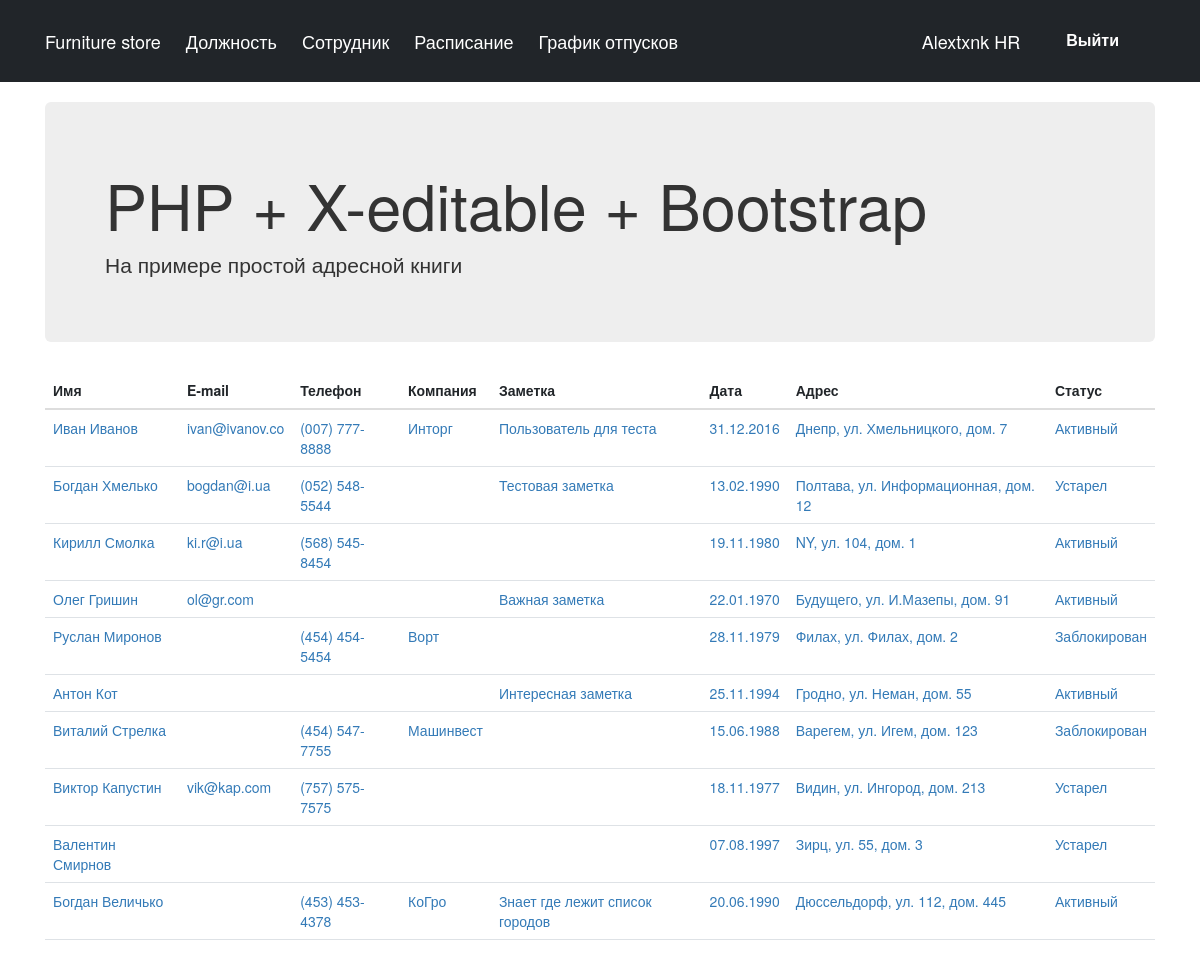
The page /111.php (signed in) on the database its author committed.
### tables this page shows
CREATE TABLE IF NOT EXISTS `people` (
  `id` int(11) NOT NULL,
  `name` varchar(255) NOT NULL,
  `email` varchar(255) NOT NULL,
  `phone` varchar(255) NOT NULL,
  `company` varchar(255) NOT NULL,
  `note` text NOT NULL,
  `status` varchar(255) NOT NULL,
  `date` int(11) NOT NULL,
  `address` varchar(255) NOT NULL
);

### includes/functions.php (called while the page is built, shortened)
<?php
function get_url($page = ''){
   return HOST . "/$page";
}

### 111.php (the view, shortened to what this page needs)
<?php
    include_once "includes/header.php";
?>
<!DOCTYPE html>
<html lang="ru">
<head>
    <link rel="stylesheet" href="https://maxcdn.bootstrapcdn.com/bootstrap/3.3.7/css/bootstrap.min.css">
    <link href="css/address.css" rel="stylesheet">
    <link href="//cdnjs.cloudflare.com/ajax/libs/x-editable/1.5.0/bootstrap3-editable/css/bootstrap-editable.css" rel="stylesheet"/>
</head>
<body>
<div class="container">
    <div class="jumbotron">
        <h1>PHP + X-editable + Bootstrap</h1>
        <p>На примере простой адресной книги</p>
    </div>
    <?php
    $link = mysqli_connect(
        'localhost',
        'root',
        '',
        'x-editable1');
    if ($result = mysqli_query($link, 'SELECT * FROM people ORDER BY id')) {
        echo '<table class="table">' .
            '<thead>' .
            '<tr>' .
            '<th>Имя</th>' .
            '<th>E-mail</th>' .
            '<th>Телефон</th>' .
            '<th>Компания</th>' .
            '<th>Заметка</th>' .
            '<th>Дата</th>' .
            '<th>Адрес</th>' .
            '<th>Статус</th>' .
            '</tr>' .
            '</thead>';
        while( $row = mysqli_fetch_assoc($result) ){
            echo '<tr>' .
                '<td><a href="#" class="people-editable" data-name="name" data-type="text" data-title="Имя" data-pk="' . $row['id'] . '" data-url="ajax.php" >' . $row['name'] . '</a></td>' .
                '<td><a href="#" class="people-email-editable" data-name="email" data-type="text" data-pk="' . $row['id'] . '" data-url="ajax.php" >' . $row['email'] . '</a></td>' .
                '<td><a href="#" class="people-phone-editable" data-name="phone" data-type="text" data-pk="' . $row['id'] . '" data-url="ajax.php" >' . $row['phone'] . '</a></td>' .
                '<td><a href="#" class="people-editable" data-name="company" data-type="text" data-pk="' . $row['id'] . '" data-url="ajax.php" >' . $row['company'] . '</a></td>' .
                '<td><a href="#" class="people-editable" data-name="note" data-type="textarea" data-pk="' . $row['id'] . '" data-url="ajax.php" >' . $row['note'] . '</a></td>' .
                '<td><a href="#" class="people-date-editable" data-name="date" data-type="date" data-type="text" data-pk="' . $row['id'] . '" data-url="ajax.php" >' . date('d.m.Y', $row['date']) . '</a></td>' .
                '<td><a href="#" class="people-address-editable" data-name="address" data-type="address" data-pk="' . $row['id'] . '" data-url="ajax.php" >' . $row['address'] . '</a></td>' .
                '<td><a href="#" class="people-status-editable" data-name="status" data-type="select" data-pk="' . $row['id'] . '" data-url="ajax.php" >' . $row['status'] . '</a></td>' .
                '</tr>';
        }
        echo '</table>';
    }
    ?>
</div>
</body>
</html>

### includes/header.php (shortened to what this page needs)
<?php
	include_once "includes/functions.php";
?>
<!doctype html>
<html lang="ru">
<head>
	<link href="https://cdn.jsdelivr.net/npm/bootstrap@5.1.2/dist/css/bootstrap.min.css" rel="stylesheet">
	<link rel="stylesheet" href="css/header.css" />
	<link href="css/bootstrap.css" rel="stylesheet">
<link href="css/address.css" rel="stylesheet">
<link href="css/bootstrap-editable.css" rel="stylesheet"/>
</head>
<body>
	<header>
		<nav class="navbar navbar-expand-lg navbar-dark bg-dark" style="border-radius: 0px;">
			<div class="container">
				<a class = "navbar-brand active" href="<?php echo get_url(); ?>"><?php echo SITE_NAME; ?></a>
				<a class = "navbar-brand active" href = "#">Должность</a>
				<a class = "navbar-brand active" href = "#">Сотрудник</a>
				<a class = "navbar-brand active" href = "#">Расписание</a>
				<a class = "navbar-brand active" href = "#">График отпусков</a>
				<div class="navbar-collapse" id="navbarSupportedContent" style="text-align: right; align-items: center;">
					<ul class="navbar-nav ms-auto mb-2 mb-lg-0">
						<a class = "navbar-brand" style="color: white; position: relative; cursor: pointer; text-decoration: none;">Alextxnk HR</a>
						<li class="nav-item">
								<a href="http://localhost1/includes/logout.php" class="btn btn-outline-primary" style="display: block; color: white; border-radius: 5px; font-weight: bold; font-size: 16px; padding: 13px 20px; text-decoration: none; ">Выйти</a>
						</li>
					</ul>
				</div>
			</div>
		</nav>
	</header>

### css/header.css (style rules this page uses)
.navbar { display: flex; align-items: center; padding-top: 15px; padding-bottom: 15px; }
.navbar-brand { color: white; position: relative; cursor: pointer; text-decoration: none; }
.navbar-brand:after { content: ""; display: block; position: absolute; right: 0; bottom: -3px; width: 0; height: 2px; background-color: rgb( 212, 190, 190 ); transition: width 0.5s; }

### rows shown on the page
people: name "Иван Иванов", email "ivan@ivanov.co", phone "(007) 777-8888", company "Инторг", note "Пользователь для теста", date "31.12.2016", address "Днепр, ул. Хмельницкого, дом. 7", status "Активный"
people: name "Богдан Хмелько", email "bogdan@i.ua", phone "(052) 548-5544", note "Тестовая заметка", date "13.02.1990", address "Полтава, ул. Информационная, дом. 12", status "Устарел"
people: name "Кирилл Смолка", email "ki.r@i.ua", phone "(568) 545-8454", date "19.11.1980", address "NY, ул. 104, дом. 1", status "Активный"
people: name "Олег Гришин", email "ol@gr.com", note "Важная заметка", date "22.01.1970", address "Будущего, ул. И.Мазепы, дом. 91", status "Активный"
people: name "Руслан Миронов", phone "(454) 454-5454", company "Ворт", date "28.11.1979", address "Филах, ул. Филах, дом. 2", status "Заблокирован"
people: name "Антон Кот", note "Интересная заметка", date "25.11.1994", address "Гродно, ул. Неман, дом. 55", status "Активный"
people: name "Виталий Стрелка", phone "(454) 547-7755", company "Машинвест", date "15.06.1988", address "Варегем, ул. Игем, дом. 123", status "Заблокирован"
people: name "Виктор Капустин", email "vik@kap.com", phone "(757) 575-7575", date "18.11.1977", address "Видин, ул. Ингород, дом. 213", status "Устарел"
people: name "Валентин Смирнов", date "07.08.1997", address "Зирц, ул. 55, дом. 3", status "Устарел"
people: name "Богдан Величько", phone "(453) 453-4378", company "КоГро", note "Знает где лежит список городов", date "20.06.1990", address "Дюссельдорф, ул. 112, дом. 445", status "Активный"

### other values the page prints
SITE_NAME "Furniture store"
